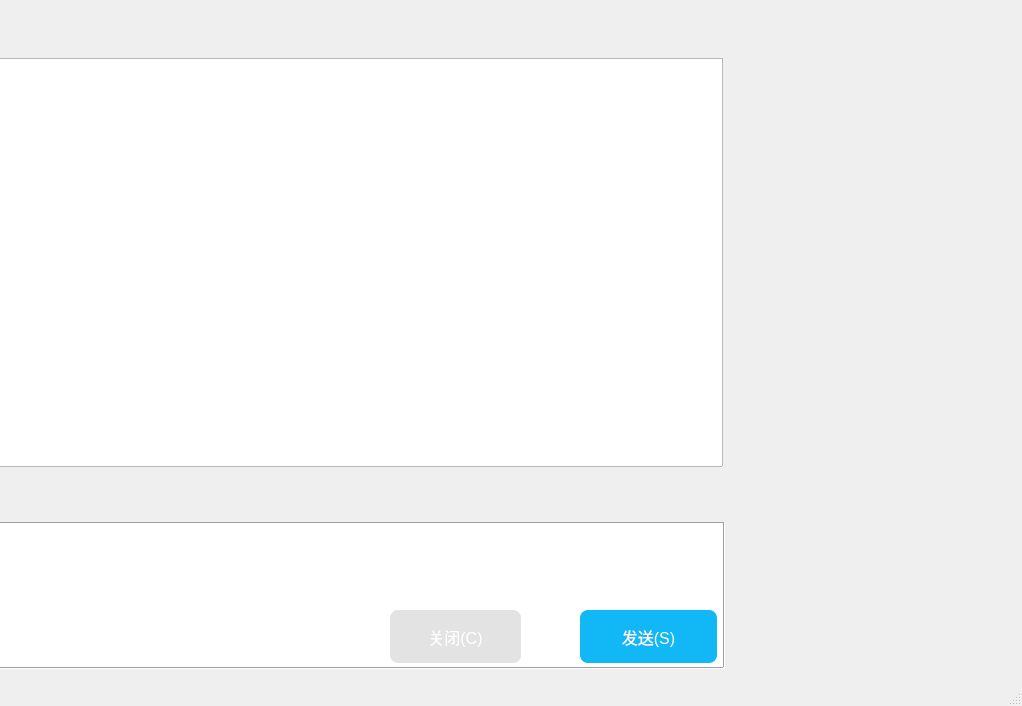
<?xml version="1.0" encoding="UTF-8"?>
<ui version="4.0">
 <class>MainWindow</class>
 <widget class="QMainWindow" name="MainWindow">
  <property name="geometry">
   <rect>
    <x>0</x>
    <y>0</y>
    <width>1022</width>
    <height>706</height>
   </rect>
  </property>
  <property name="minimumSize">
   <size>
    <width>0</width>
    <height>0</height>
   </size>
  </property>
  <property name="maximumSize">
   <size>
    <width>1050</width>
    <height>800</height>
   </size>
  </property>
  <property name="windowTitle">
   <string>聊天室</string>
  </property>
  <widget class="QWidget" name="centralwidget">
   <widget class="QTextBrowser" name="textBrowser">
    <property name="geometry">
     <rect>
      <x>-3</x>
      <y>58</y>
      <width>726</width>
      <height>409</height>
     </rect>
    </property>
   </widget>
   <widget class="QPushButton" name="pushButton">
    <property name="geometry">
     <rect>
      <x>580</x>
      <y>610</y>
      <width>137</width>
      <height>53</height>
     </rect>
    </property>
    <property name="font">
     <font>
      <pointsize>12</pointsize>
      <bold>false</bold>
      <underline>false</underline>
     </font>
    </property>
    <property name="styleSheet">
     <string notr="true">QPushButton {
    background-color: rgb(18, 183, 245);
    color: rgb(255, 255, 255);
    border-radius: 8px;
}

QPushButton:pressed {
    background-color: darkblue;
}

QPushButton:hover {
    background-color: lightblue;
}</string>
    </property>
    <property name="text">
     <string>发送(S)</string>
    </property>
    <property name="checkable">
     <bool>false</bool>
    </property>
    <property name="default">
     <bool>false</bool>
    </property>
   </widget>
   <widget class="QLabel" name="label">
    <property name="geometry">
     <rect>
      <x>-3</x>
      <y>-66</y>
      <width>1030</width>
      <height>785</height>
     </rect>
    </property>
    <property name="font">
     <font>
      <bold>true</bold>
      <underline>true</underline>
     </font>
    </property>
    <property name="frameShape">
     <enum>QFrame::Box</enum>
    </property>
    <property name="frameShadow">
     <enum>QFrame::Sunken</enum>
    </property>
    <property name="text">
     <string/>
    </property>
    <property name="pixmap">
     <pixmap resource="images.qrc">:/new/prefix1/bg.png</pixmap>
    </property>
   </widget>
   <widget class="QPushButton" name="pushButtonClose">
    <property name="geometry">
     <rect>
      <x>390</x>
      <y>610</y>
      <width>131</width>
      <height>53</height>
     </rect>
    </property>
    <property name="font">
     <font>
      <pointsize>12</pointsize>
      <bold>false</bold>
     </font>
    </property>
    <property name="styleSheet">
     <string notr="true">QPushButton {
    background-color: rgb(227, 227, 227);
    color: rgb(255, 255, 255);
    border-radius: 8px;
}

QPushButton:pressed {
    background-color: darkblue;
}

QPushButton:hover {
    background-color: lightblue;
}</string>
    </property>
    <property name="text">
     <string>关闭(C)</string>
    </property>
    <property name="autoDefault">
     <bool>false</bool>
    </property>
    <property name="default">
     <bool>false</bool>
    </property>
    <property name="flat">
     <bool>false</bool>
    </property>
   </widget>
   <widget class="QPlainTextEdit" name="plainTextEdit">
    <property name="geometry">
     <rect>
      <x>-3</x>
      <y>522</y>
      <width>728</width>
      <height>147</height>
     </rect>
    </property>
    <property name="frameShape">
     <enum>QFrame::Box</enum>
    </property>
    <property name="frameShadow">
     <enum>QFrame::Sunken</enum>
    </property>
   </widget>
   <zorder>label</zorder>
   <zorder>textBrowser</zorder>
   <zorder>plainTextEdit</zorder>
   <zorder>pushButton</zorder>
   <zorder>pushButtonClose</zorder>
  </widget>
  <widget class="QMenuBar" name="menubar">
   <property name="geometry">
    <rect>
     <x>0</x>
     <y>0</y>
     <width>1022</width>
     <height>17</height>
    </rect>
   </property>
  </widget>
  <widget class="QStatusBar" name="statusbar"/>
 </widget>
 <resources>
  <include location="images.qrc"/>
 </resources>
 <connections/>
</ui>
